Frame 1 (no input): blank canvas, image omitted
Frame 60 (the mouse pressed at the canvas centre just before this capture): blank canvas, image omitted
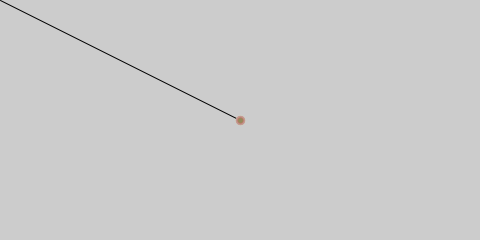
Frame 120 (the mouse held since frame 60 and released just before this capture)

The Processing sketch whose frames 1 and 60 were blank and that drew this single picture after the mouse press (run headless with seeded random() and noise(); from frame 60 on, the mouse is pressed at the canvas centre):

// Processing sketch: processing_137348
// ── processing_137348.pde

int pmouseX;
int pmouseY;

void setup(){
  size(480, 240);
  smooth();
}

void draw() {
  //background(255);

  if (mousePressed){ //change the color when I click the mouse

     line(mouseX,mouseY,pmouseX ,pmouseY );
      pmouseX = mouseX;
      pmouseY = mouseY;
    
    stroke(random(0,255),random(0,255),random(0,255),120);
    strokeWeight(random(1,10));
  }
}
